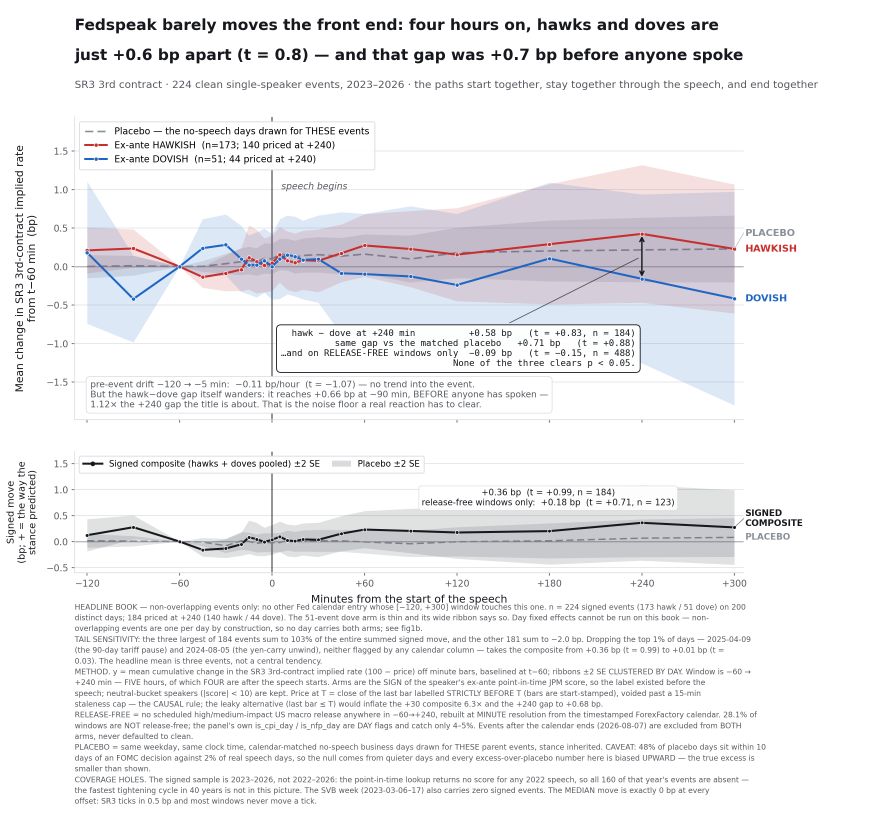
#> input picture notebooks/backtests/intraday_fed_hawk_dove/_event_study/fig1_event_fan.png, 2640 x 2508 px, found by its file name (shown at 1/3 size)
$ python crit_crops.py
#> lines starting #> are read from the running program, lines starting #| are printed output that depends on the picture
"""Crop regions of each figure so the critic can inspect overlap / legibility at 100%."""
import sys
from pathlib import Path
from PIL import Image

HERE = Path(r"C:\Users\chris\clee\ARBS\notebooks\backtests\intraday_fed_hawk_dove\_event_study")
OUT = HERE / "_crops"
OUT.mkdir(exist_ok=True)

jobs = [
    # (file, name, left, top, right, bottom) as FRACTIONS of the image
    ("fig1_event_fan.png",      "f1_legend",   0.03, 0.13, 0.45, 0.42),
    ("fig1_event_fan.png",      "f1_yaxis",    0.02, 0.13, 0.20, 0.60),
    ("fig1b_event_fan_all.png", "f1b_legend",  0.03, 0.13, 0.45, 0.42),
    ("fig2_strip_response.png", "f2A_legend",  0.02, 0.55, 0.35, 0.95),
    ("fig2_strip_response.png", "f2B_anno",    0.60, 0.08, 1.00, 0.35),
    ("fig2_strip_response.png", "f2A_clears",  0.03, 0.15, 0.30, 0.40),
    ("fig3_speaker_scatter.png","f3_labels",   0.30, 0.12, 0.62, 0.45),
    ("fig3_speaker_scatter.png","f3_right",    0.60, 0.10, 1.00, 0.50),
    ("fig4_window_decay.png",   "f4A_ticks",   0.02, 0.30, 0.60, 0.52),
    ("fig4_window_decay.png",   "f4A_legend",  0.03, 0.10, 0.50, 0.28),
]

for fn, name, l, t, r, b in jobs:
    im = Image.open(HERE / fn)
#> im is the input picture: PIL image 2640x2508 RGBA; mean R, G, B, A 238.9, 238.7, 240.6, 255
    W, H = im.size
#> W = 2640; H = 2508
    box = (int(l * W), int(t * H), int(r * W), int(b * H))
#> box = (79, 326, 1188, 1053)
    c = im.crop(box)
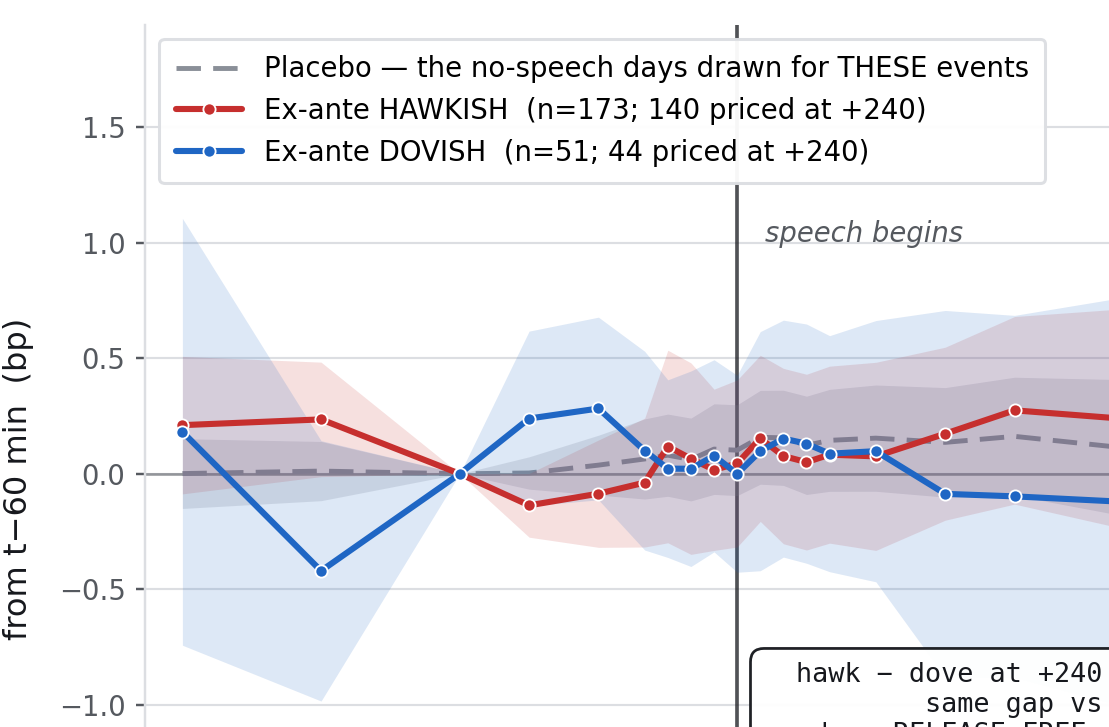
#> c: PIL image 1109x727 RGBA; mean R, G, B, A 234.2, 234, 238.6, 255
    # upscale small crops so fine type is readable
    if c.size[0] < 1100:
        s = 1100 / c.size[0]
        c = c.resize((int(c.size[0] * s), int(c.size[1] * s)), Image.LANCZOS)
    p = OUT / f"{name}.png"
    c.save(p)
    print(name, im.size, "->", box, c.size, p)
#| f1_legend (2640, 2508) -> (79, 326, 1188, 1053) (1109, 727) C:\Users\chris\clee\ARBS\notebooks\backtests\intraday_fed_hawk_dove\_event_study/_crops/f1_legend.png
#> pass 3 of the loop `for fn, name, l, t, r, b in jobs:`:
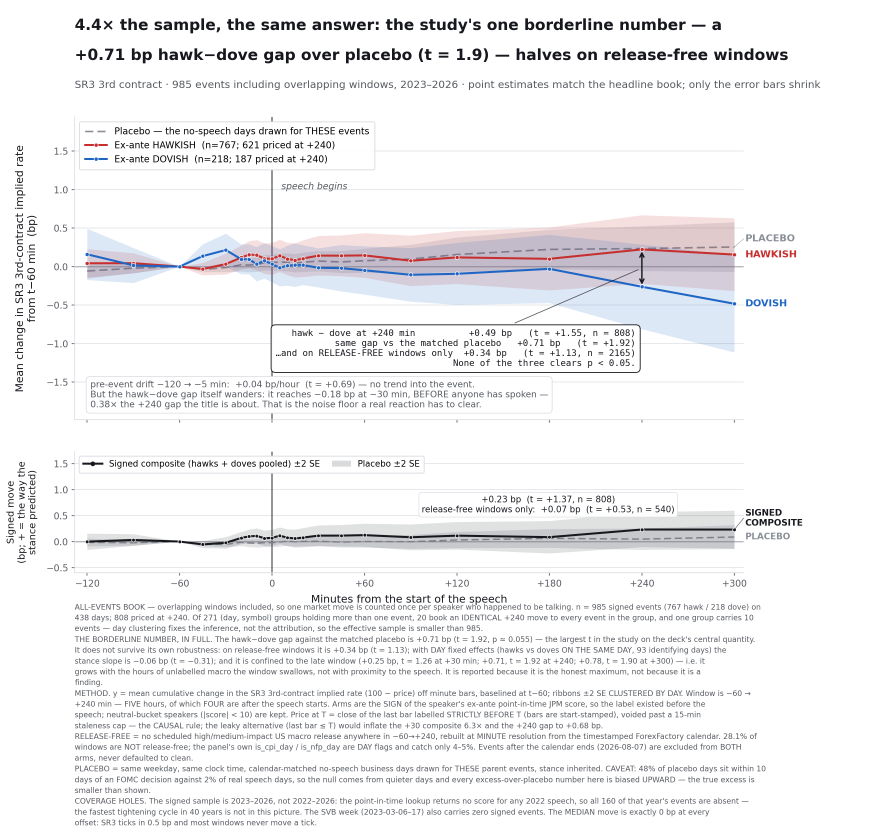
#> input picture notebooks/backtests/intraday_fed_hawk_dove/_event_study/fig1b_event_fan_all.png, 2640 x 2508 px, found by its file name (shown at 1/3 size)
#> im is the input picture: PIL image 2640x2508 RGBA; mean R, G, B, A 241.5, 241.3, 242.5, 255
#> `c = im.crop(box)`:
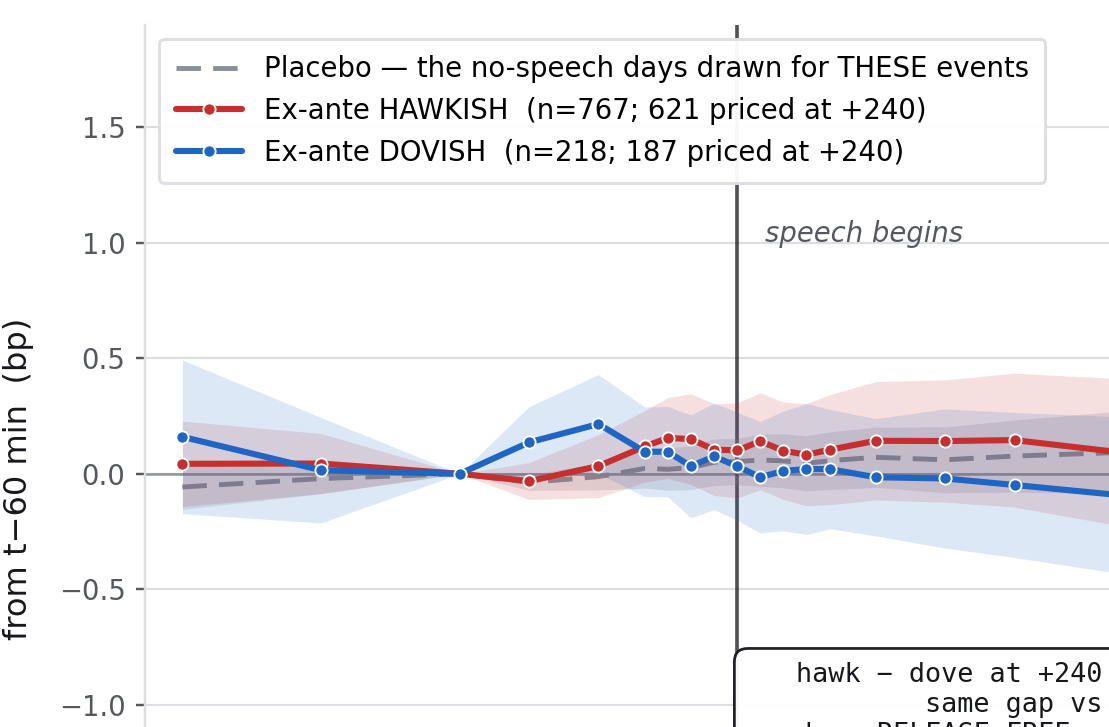
#> c: PIL image 1109x727 RGBA; mean R, G, B, A 240.9, 240.1, 242.5, 255
#| f1b_legend (2640, 2508) -> (79, 326, 1188, 1053) (1109, 727) C:\Users\chris\clee\ARBS\notebooks\backtests\intraday_fed_hawk_dove\_event_study/_crops/f1b_legend.png
#> the loop made 10 passes; the first 3 are shown
